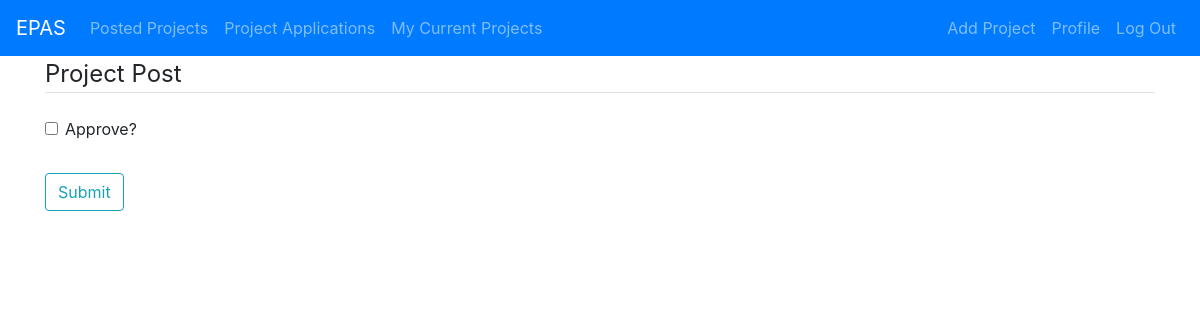
Page /post/19/approval (signed in) on the earlier database version.
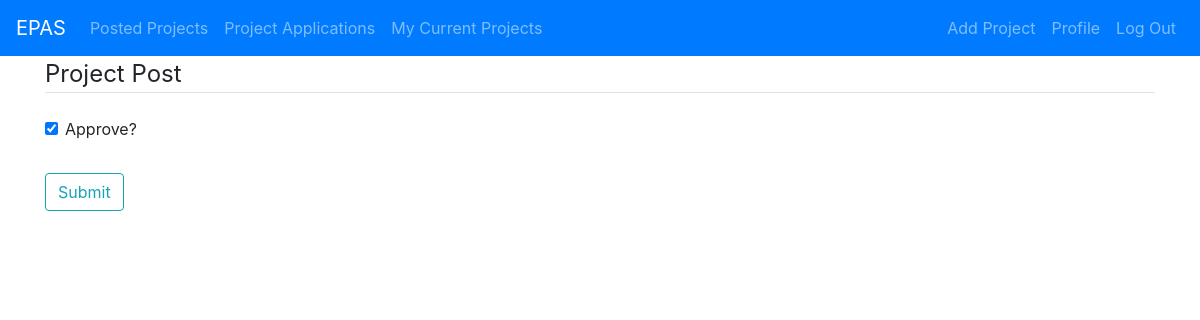
Same page on the later database version.
### projectListing/models.py (models this page shows, shortened)
class Post(models.Model):
    title = models.CharField(max_length=100, verbose_name='Project name:')
    description = models.TextField(verbose_name='Project description:')
    date_posted = models.DateField(default=timezone.now)
    professor = models.ForeignKey(User, on_delete=models.CASCADE)
    desiredNumStudents = models.IntegerField(verbose_name='Ideal number of students')
    maxNumStudents = models.IntegerField(verbose_name='Max number of students:')
    minTermLength = models.IntegerField(verbose_name='Min number of months:')
    maxTermLength = models.IntegerField(verbose_name='Max number of months:')
    relatedProgram = models.CharField(max_length=100, verbose_name='Program:')
    course = models.CharField(max_length=100, default="null", verbose_name='Course:')
    active = models.BooleanField(default=False, verbose_name='Active')
    isApproved = models.BooleanField(default=False, verbose_name='Approve?')

### projectListing/views.py (the view, shortened to what this page needs)
# urls.py: path('post/<int:pk>/approval', UpdateApprovalView.as_view(), name='post-approval'),
class UpdateApprovalView(UserPassesTestMixin, UpdateView):
    model = Post
    fields = ['isApproved']
    def test_func(self):
        post = self.get_object()
        if self.request.user == post.professor or self.request.user.type == "PROGRAM_DIRECTOR":
            return True
        return False

### projectListing/templates/projectListing/post_form.html (shortened to what this page needs)
{% extends "projectListing/base.html" %}
{% load crispy_forms_tags %}
{% block content %}
    <div class="content-secition">
        <form method="POST">
            <fieldset class="form-group">
                <legend class="border-bottom mb-4">Project Post</legend>
                {{ form|crispy }}
            </fieldset>
            <div class="form-group">
                <button class="btn btn-outline-info" type="submit">Submit</button>
            </div>
        </form>
    </div>
{% endblock content %}

Differences in the rows shown:
changed Post: isApproved "☐" → "☑"
